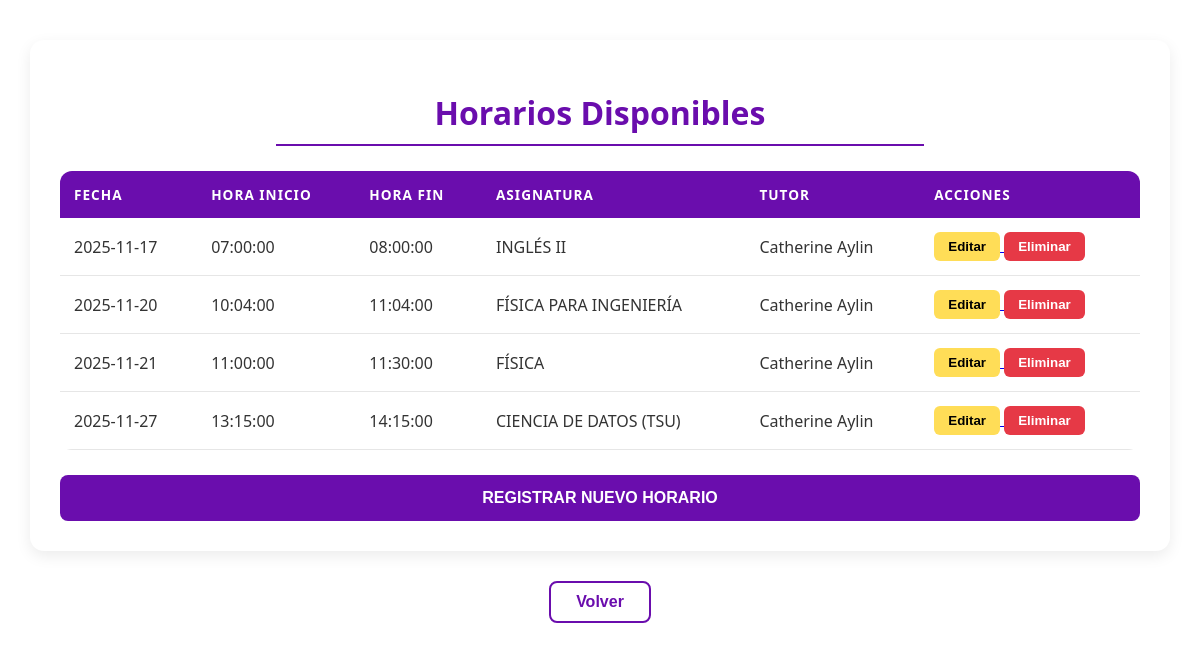
Screenshot of /index.php?action=consultHorario (signed in) with the database file from the repository.
### tables this page shows
CREATE TABLE `horario` (
  `id_horario` int(11) NOT NULL AUTO_INCREMENT,
  `fecha` date NOT NULL,
  `hora_inicio` time NOT NULL,
  `hora_fin` time NOT NULL,
  `id_asignatura` int(11) DEFAULT NULL,
  `id_tutor` int(11) NOT NULL,
  PRIMARY KEY (`id_horario`),
  KEY `id_tutor` (`id_tutor`),
  KEY `fk_horario_asignatura` (`id_asignatura`),
  CONSTRAINT `fk_horario_asignatura` FOREIGN KEY (`id_asignatura`) REFERENCES `asignatura` (`id_asignatura`),
  CONSTRAINT `horario_ibfk_1` FOREIGN KEY (`id_tutor`) REFERENCES `usuario` (`id_usuario`)
);

CREATE TABLE `asignatura` (
  `id_asignatura` int(11) NOT NULL AUTO_INCREMENT,
  `nombre` varchar(100) NOT NULL,
  PRIMARY KEY (`id_asignatura`),
  UNIQUE KEY `nombre` (`nombre`)
);

CREATE TABLE `usuario` (
  `id_usuario` int(11) NOT NULL AUTO_INCREMENT,
  `nombre` varchar(50) NOT NULL,
  `apellidos` varchar(50) NOT NULL,
  `correo` varchar(80) NOT NULL,
  `contraseña` varchar(80) NOT NULL,
  `rol` enum('Asesorado','Profesor','Tutor') NOT NULL,
  `area` varchar(50) DEFAULT NULL,
  `areasEnseñanza` varchar(50) DEFAULT NULL,
  `cuatrimestre` int(11) DEFAULT NULL,
  `necesidades` text DEFAULT NULL,
  PRIMARY KEY (`id_usuario`),
  UNIQUE KEY `correo` (`correo`)
);

### app/controllers/HorarioController.php (called while the page is built, shortened)
<?php
include_once "app/models/HorarioModel.php";
class HorarioController {
    private $model;
    public function __construct($connection) {
        $this -> model = new HorarioModel($connection);
    }
    public function consultHorarios() {
        $idTutor = $_SESSION['id_usuario'] ?? null;
        $horarios = $this->model->consultarHorariosPorTutor($idTutor);
        include "app/views/Tutor/consultHorario.php";
    }
}

### app/models/HorarioModel.php (called while the page is built, shortened)
<?php
class HorarioModel {
    private $connection;
    public function __construct($connection) {
        $this->connection = $connection;
    }
    public function consultarHorariosPorTutor($idTutor){
        $sql = "SELECT h.id_horario, h.fecha, h.hora_inicio, h.hora_fin, a.nombre AS asignatura, u.nombre AS nombre_tutor
                FROM horario h
                JOIN asignatura a ON h.id_asignatura = a.id_asignatura
                JOIN usuario u ON h.id_tutor = u.id_usuario
                WHERE h.id_tutor = ?
                ORDER BY h.fecha, h.hora_inicio";
        $stmt = $this->connection->prepare($sql);
        $stmt->bind_param("i", $idTutor);
        $stmt->execute();
        return $stmt->get_result();
    }
}

### app/views/Tutor/consultHorario.php (the view, shortened to what this page needs)
<!DOCTYPE html>
<html lang="es">
<head>
    <link rel="stylesheet" href="public/css/gestionar_horarios.css">
</head>
<body class="consultar-horario">
<div class="container">
    <h1>Horarios Disponibles</h1>
    <hr>
    <table>
        <thead>
            <tr>
                <th>Fecha</th>
                <th>Hora Inicio</th>
                <th>Hora Fin</th>
                <th>Asignatura</th>
                <th>Tutor</th>
                <th>Acciones</th>
            </tr>
        </thead>
        <tbody>
        <?php
            if (isset($horarios) && $horarios instanceof mysqli_result) {
                while($row = $horarios->fetch_assoc()) {
        ?>
            <tr>
                <td><?php echo $row['fecha']; ?></td>
                <td><?php echo $row['hora_inicio']; ?></td>
                <td><?php echo $row['hora_fin']; ?></td>
                <td><?php echo $row['asignatura']; ?></td>
                <td><?php echo $row['nombre_tutor']; ?></td>
                <td>
                    <a href="index.php?action=actualizarHorario&id=<?php echo $row['id_horario']; ?>">
                        <button>Editar</button>
                    </a>
                    <a href="index.php?action=eliminarHorario&id=<?php echo $row['id_horario']; ?>"
                       onclick="return confirm('¿Seguro que deseas eliminar este horario?');">
                        <button>Eliminar</button>
                    </a>
                </td>
            </tr>
        <?php
                }
            } else {
                echo '<tr><td colspan="7" class="no-data">No hay horarios registrados o hubo un error al cargar.</td></tr>';
            }
        ?>
        </tbody>
    </table>
    <a href="index.php?action=registrarHorario">
        <button class="main-action-button">Registrar nuevo horario</button>
    </a>
</div>
<div class="volver-container">
    <a href="index.php?action=panelTutor">
        <button class="back-button">Volver</button>
    </a>
</div>
</body>
</html>

### public/css/gestionar_horarios.css (style rules this page uses)
:root { --morado: #6a0dad; --morado-hover: #8b1cf0; --amarillo: #ffdd57; --amarillo-hover: #ffcc00; --rojo: #e63946; --rojo-hover: #c62828; --fondo: #ffffff; --texto: #333; --borde: #e6e6e6; }
.consultar-horario { font-family: 'Segoe UI', Tahoma, Geneva, Verdana, sans-serif; background: var(--fondo); margin: 0; padding: 40px 0; color: var(--texto); display: flex; flex-direction: column; align-items: center; }
.container { background: white; width: 90%; max-width: 1100px; padding: 30px; border-radius: 14px; box-shadow: 0 5px 15px rgba(0,0,0,0.08); }
h1 { text-align: center; color: var(--morado); font-size: 2rem; margin-bottom: 10px; font-weight: bold; }
hr { border: none; height: 2px; background: var(--morado); width: 60%; margin: 0 auto 25px auto; }
table { width: 100%; border-collapse: collapse; border-radius: 12px; overflow: hidden; }
thead th { background: var(--morado); color: white; padding: 14px; text-align: left; text-transform: uppercase; font-size: 0.85rem; letter-spacing: 1px; }
tbody td { padding: 14px; border-bottom: 1px solid var(--borde); }
table button { padding: 7px 14px; border: none; border-radius: 6px; font-weight: bold; cursor: pointer; transition: 0.3s; }
table a:nth-child(1) button { background: var(--amarillo); }
table a:nth-child(2) button { background: var(--rojo); color: white; }
.main-action-button { margin-top: 25px; width: 100%; padding: 14px; background: var(--morado); color: white; border: none; border-radius: 8px; font-size: 1rem; font-weight: bold; cursor: pointer; transition: 0.3s; text-transform: uppercase; }
.volver-container { margin-top: 30px; display: flex; justify-content: center; }
.back-button { background: transparent; color: var(--morado); border: 2px solid var(--morado); padding: 10px 25px; border-radius: 8px; font-size: 1rem; font-weight: bold; cursor: pointer; transition: 0.3s; }

### rows the page displays
horario: fecha "2025-11-17", hora_inicio "07:00:00", hora_fin "08:00:00", id_asignatura.nombre "INGLÉS II", id_tutor.nombre "Catherine Aylin"
horario: fecha "2025-11-20", hora_inicio "10:04:00", hora_fin "11:04:00", id_asignatura.nombre "FÍSICA PARA INGENIERÍA", id_tutor.nombre "Catherine Aylin"
horario: fecha "2025-11-21", hora_inicio "11:00:00", hora_fin "11:30:00", id_asignatura.nombre "FÍSICA", id_tutor.nombre "Catherine Aylin"
horario: fecha "2025-11-27", hora_inicio "13:15:00", hora_fin "14:15:00", id_asignatura.nombre "CIENCIA DE DATOS (TSU)", id_tutor.nombre "Catherine Aylin"
